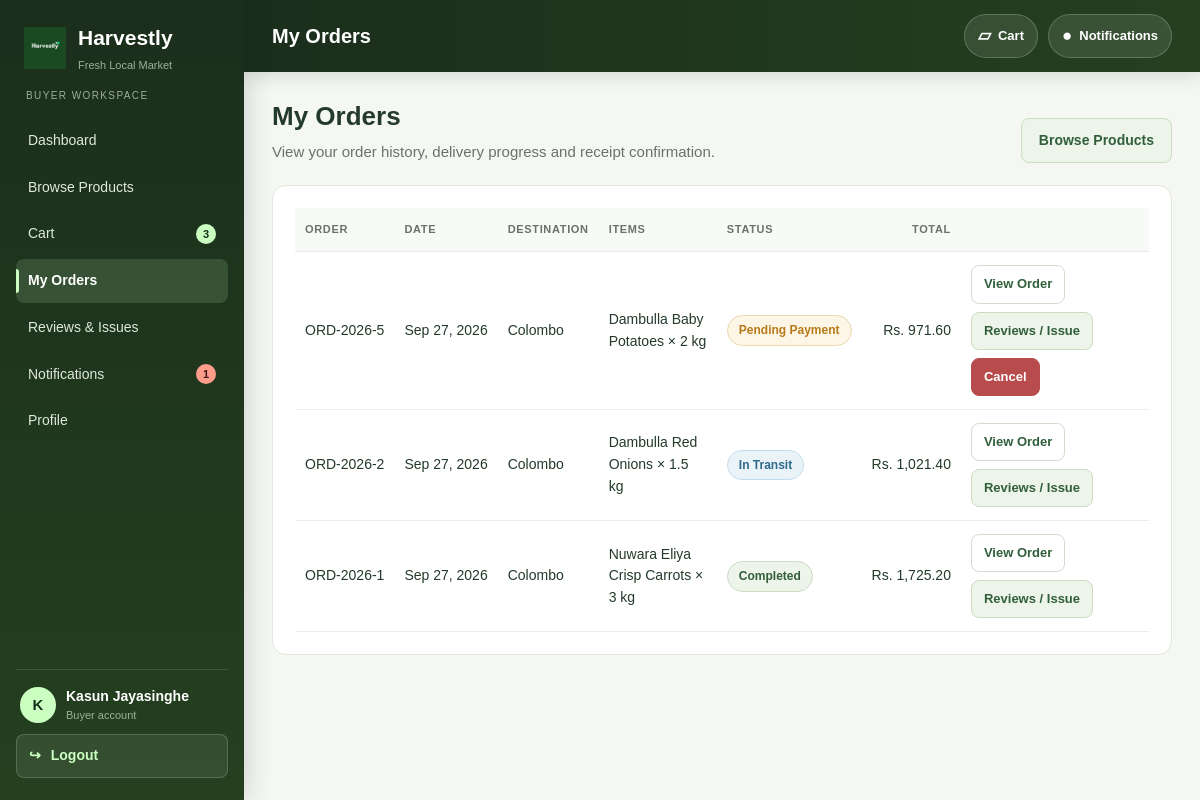
Screenshot of /Controller/Buyer/OrdersController.php (signed in) with the database file from the repository.
### tables this page shows
CREATE TABLE IF NOT EXISTS orders (
    order_id BIGINT UNSIGNED AUTO_INCREMENT PRIMARY KEY,
    buyer_id BIGINT UNSIGNED NOT NULL,
    farmer_id BIGINT UNSIGNED NOT NULL,
    source_type ENUM('NORMAL','PREORDER') NOT NULL DEFAULT 'NORMAL',

    recipient_name VARCHAR(120) NOT NULL,
    recipient_phone VARCHAR(25) NOT NULL,
    delivery_address_line1 VARCHAR(180) NOT NULL,
    delivery_address_line2 VARCHAR(180) NULL,
    delivery_city_town VARCHAR(100) NULL,
    delivery_postal_code VARCHAR(20) NULL,
    destination_district_id SMALLINT UNSIGNED NOT NULL,

    product_subtotal DECIMAL(12,2) NOT NULL DEFAULT 0.00,
    farmer_marketplace_fee DECIMAL(12,2) NOT NULL DEFAULT 0.00,
    buyer_service_fee DECIMAL(12,2) NOT NULL DEFAULT 0.00,
    delivery_fee DECIMAL(12,2) NOT NULL DEFAULT 0.00,
    grand_total DECIMAL(12,2) NOT NULL DEFAULT 0.00,

    order_status ENUM(
        'PENDING_PAYMENT','PAID','ACCEPTED','PREPARING','READY_FOR_DELIVERY',
        'PENDING_ASSIGNMENT','ASSIGNED','PICKED_UP','IN_TRANSIT','OUT_FOR_DELIVERY',
        'DELIVERED','COMPLETED','UNDELIVERABLE','REJECTED','CANCELLED'
    ) NOT NULL DEFAULT 'PENDING_PAYMENT',

    paid_at DATETIME NULL,
    accepted_at DATETIME NULL,
    ready_for_delivery_at DATETIME NULL,
    delivered_at DATETIME NULL,
    completed_at DATETIME NULL,
    cancelled_at DATETIME NULL,
    cancellation_reason VARCHAR(500) NULL,

    created_at TIMESTAMP NOT NULL DEFAULT CURRENT_TIMESTAMP,
    updated_at TIMESTAMP NOT NULL DEFAULT CURRENT_TIMESTAMP ON UPDATE CURRENT_TIMESTAMP,

    CONSTRAINT fk_order_buyer
        FOREIGN KEY (buyer_id) REFERENCES users(user_id),
    CONSTRAINT fk_order_farmer
        FOREIGN KEY (farmer_id) REFERENCES users(user_id),
    CONSTRAINT fk_order_destination_district
        FOREIGN KEY (destination_district_id) REFERENCES districts(district_id),

    KEY idx_order_buyer (buyer_id, created_at),
    KEY idx_order_farmer_status (farmer_id, order_status),
    KEY idx_order_status (order_status),
    KEY idx_order_destination (destination_district_id)
);

CREATE TABLE IF NOT EXISTS districts (
    district_id SMALLINT UNSIGNED AUTO_INCREMENT PRIMARY KEY,
    district_name VARCHAR(60) NOT NULL,
    province_name VARCHAR(60) NOT NULL,
    is_active TINYINT(1) NOT NULL DEFAULT 1,
    created_at TIMESTAMP NOT NULL DEFAULT CURRENT_TIMESTAMP,
    updated_at TIMESTAMP NOT NULL DEFAULT CURRENT_TIMESTAMP ON UPDATE CURRENT_TIMESTAMP,
    UNIQUE KEY uq_district_name (district_name),
    KEY idx_district_active (is_active)
);

CREATE TABLE IF NOT EXISTS order_items (
    order_item_id BIGINT UNSIGNED AUTO_INCREMENT PRIMARY KEY,
    order_id BIGINT UNSIGNED NOT NULL,
    product_id BIGINT UNSIGNED NOT NULL,
    product_name_snapshot VARCHAR(150) NOT NULL,
    unit_price_snapshot DECIMAL(12,2) NOT NULL,
    quantity DECIMAL(12,3) NOT NULL,
    line_total DECIMAL(12,2) NOT NULL,
    created_at TIMESTAMP NOT NULL DEFAULT CURRENT_TIMESTAMP,
    CONSTRAINT fk_order_item_order
        FOREIGN KEY (order_id) REFERENCES orders(order_id),
    CONSTRAINT fk_order_item_product
        FOREIGN KEY (product_id) REFERENCES products(product_id),
    KEY idx_order_items_order (order_id)
);

CREATE TABLE IF NOT EXISTS products (
    product_id BIGINT UNSIGNED AUTO_INCREMENT PRIMARY KEY,
    farmer_id BIGINT UNSIGNED NOT NULL,
    category_id SMALLINT UNSIGNED NOT NULL,
    product_name VARCHAR(150) NOT NULL,
    description TEXT NULL,
    unit_price DECIMAL(12,2) NOT NULL,
    available_quantity DECIMAL(12,3) NOT NULL DEFAULT 0.000,
    unit_label VARCHAR(30) NOT NULL DEFAULT 'kg',
    listing_type ENUM('AVAILABLE_NOW','HARVEST_SOON','SEASONAL') NOT NULL,
    growing_method ENUM('ORGANIC','CONVENTIONAL','MIXED') NULL,
    shelf_life_reference_id BIGINT UNSIGNED NULL,
    harvest_date DATE NULL,
    available_from_date DATE NULL,
    season_start_date DATE NULL,
    season_end_date DATE NULL,
    best_before_date DATE NULL,
    storage_guidance TEXT NULL,
    listing_status ENUM('ACTIVE','INACTIVE','EXPIRED','SOLD_OUT') NOT NULL DEFAULT 'ACTIVE',
    created_at TIMESTAMP NOT NULL DEFAULT CURRENT_TIMESTAMP,
    updated_at TIMESTAMP NOT NULL DEFAULT CURRENT_TIMESTAMP ON UPDATE CURRENT_TIMESTAMP,
    CONSTRAINT fk_product_farmer
        FOREIGN KEY (farmer_id) REFERENCES users(user_id),
    CONSTRAINT fk_product_category
        FOREIGN KEY (category_id) REFERENCES product_categories(category_id),
    CONSTRAINT fk_product_shelf_reference
        FOREIGN KEY (shelf_life_reference_id) REFERENCES shelf_life_references(shelf_life_reference_id),
    KEY idx_product_farmer_status (farmer_id, listing_status),
    KEY idx_product_category_status (category_id, listing_status),
    KEY idx_product_listing_type (listing_type),
    KEY idx_product_best_before (best_before_date),
    KEY idx_product_name (product_name)
);

### View/Buyer/orders.php (the view, shortened to what the rows shown need)
<?php
require_once __DIR__ . '/../../config/app.php';
require __DIR__ . '/includes/layout.php';
buyer_page_top('My Orders', 'OrdersController.php');
?>
<section class="buyer-title">
    <div>
        <h2>My Orders</h2>
    </div>
</section>
<?php if (!$orders): ?>
<section class="buyer-panel buyer-empty">
    You have no orders yet. <a href="<?= e(buyerRoute('ProductController.php')) ?>">Browse products</a> to place your first order.
</section>
<?php else: ?>
<section class="buyer-panel">
    <div class="buyer-table-wrap">
        <table class="buyer-table">
            <thead>
                <tr>
                    <th>Order</th>
                    <th>Date</th>
                    <th>Destination</th>
                    <th>Items</th>
                    <th>Status</th>
                    <th class="buyer-num">Total</th>
                    <th></th>
                </tr>
            </thead>
            <tbody>
            <?php foreach ($orders as $order): ?>
                <tr>
                    <td class="buyer-nowrap"><?= e($order['id']) ?></td>
                    <td class="buyer-nowrap"><?= e($order['date']) ?></td>
                    <td><?= e($order['destination_district'] ?: '—') ?></td>
                    <td>
                        <?php foreach ($order['items'] as $item): ?>
                        <div><?= e($item['name']) ?> &times; <?= e(rtrim(rtrim(number_format((float)$item['quantity'], 3), '0'), '.')) ?> <?= e($item['unit']) ?></div>
                        <?php endforeach; ?>
                    </td>
                    <td><?= buyerStatusBadge((string)$order['status_code']) ?></td>
                    <td class="buyer-num"><?= e(harvestlyMoney($order['total'])) ?></td>
                    <td>
                        <div class="buyer-actions-cell">
                            <a class="buyer-button buyer-button--ghost buyer-button--small"
                               href="<?= e(buyerRoute('OrderTrackingController.php', 'id=' . (int)$order['db_id'])) ?>">
                                <?= $order['status_code'] === 'DELIVERED' ? 'Confirm Received' : 'View Order' ?>
                            </a>
                            <a class="buyer-button buyer-secondary buyer-button--small"
                               href="<?= e(buyerRoute('FeedbackController.php', 'order_id=' . (int)$order['db_id'])) ?>">
                                Reviews / Issue
                            </a>
                            <?php if (in_array($order['status_code'], ['PENDING_PAYMENT', 'PAID'], true)): ?>
                            <form method="post" action="<?= e(buyerRoute('OrdersController.php')) ?>"
                                  data-confirm="Cancel order <?= e($order['id']) ?>?">
                                <button class="buyer-button buyer-danger buyer-button--small" type="submit">Cancel</button>
                            </form>
                            <?php endif; ?>
                        </div>
                    </td>
                </tr>
            <?php endforeach; ?>
            </tbody>
        </table>
    </div>
</section>
<?php endif; ?>
<?php buyer_page_bottom(); ?>

### View/Buyer/includes/layout.php (shortened to what the rows shown need)
<?php
require_once __DIR__ . '/../../../config/app.php';
if (!function_exists('buyerStatusBadge')) {
    function buyerStatusBadge(?string $status): string {
        $tone = harvestlyStatusTone($status);
        $class = 'buyer-badge' . ($tone !== 'ok' && $tone !== 'muted' ? ' buyer-badge--' . $tone : '');
        return '<span class="' . $class . '">' . e(harvestlyStatusLabel($status)) . '</span>';
    }
}
function buyer_page_top(string $title, string $active = ''): void {
    ?>
    <!doctype html>
    <html lang="en">
    <head>
        <link rel="stylesheet" href="<?= e(url('CSS/Buyer/shell.css')) ?>">
    </head>
    <body>
    <div class="buyer-main">
        <header class="buyer-topbar">
            <div>
                <h1><?= e($title) ?></h1>
            </div>
        </header>
        <main class="buyer-content">
        <?php
}
function buyer_page_bottom(): void {
        ?>
        </main>
    </div>
    </body>
    </html>
    <?php
}

### rows the page displays
orders: id "ORD-2026-5", date "Sep 27, 2026", destination_district.district_name "Colombo", order_status "Pending Payment", total "Rs. 971.60", shows "View Order"
order_items: product_name_snapshot "Dambulla Baby Potatoes", quantity "2", product.unit_label "kg"
orders: id "ORD-2026-2", date "Sep 27, 2026", destination_district.district_name "Colombo", order_status "In Transit", total "Rs. 1,021.40", shows "View Order"
order_items: product_name_snapshot "Dambulla Red Onions", quantity "1.5", product.unit_label "kg"
orders: id "ORD-2026-1", date "Sep 27, 2026", destination_district.district_name "Colombo", order_status "Completed", total "Rs. 1,725.20", shows "View Order"
order_items: product_name_snapshot "Nuwara Eliya Crisp Carrots", quantity "3", product.unit_label "kg"

### other values shown
$item['label'] "Dashboard"
$item['label'] "Browse Products"
$item['label'] "Cart"
$item['count'] "3"
$item['label'] "My Orders"
$item['label'] "Reviews & Issues"
$item['label'] "Notifications"
$item['count'] "1"
$item['label'] "Profile"
$initials "K"
$displayName "Kasun Jayasinghe"
$title "My Orders"
